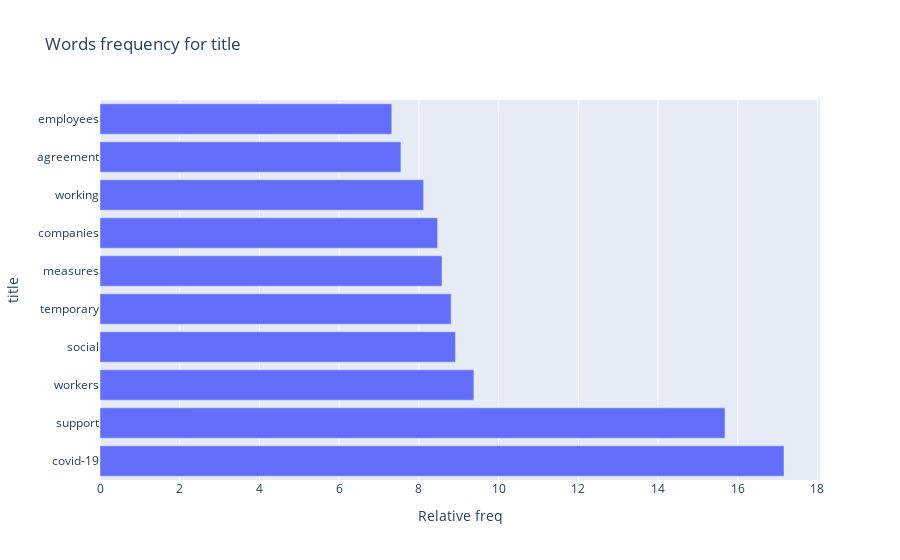
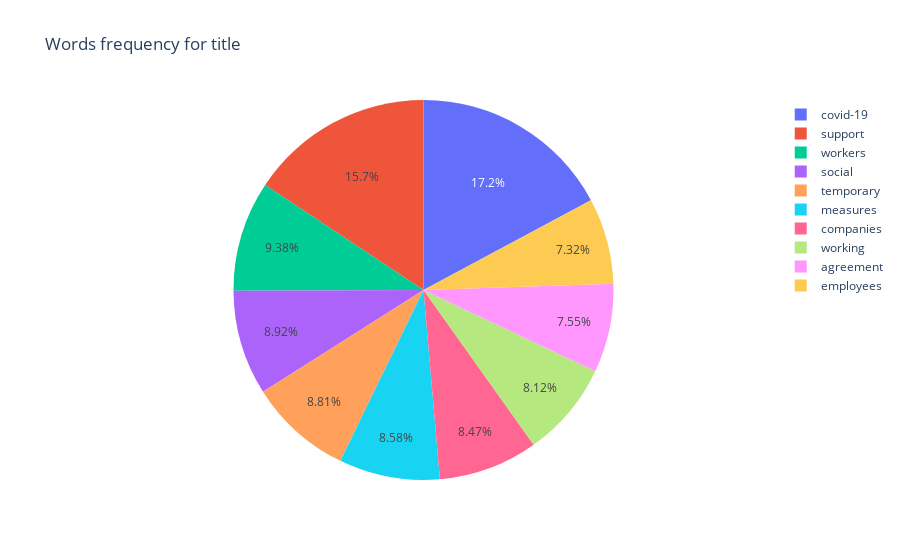
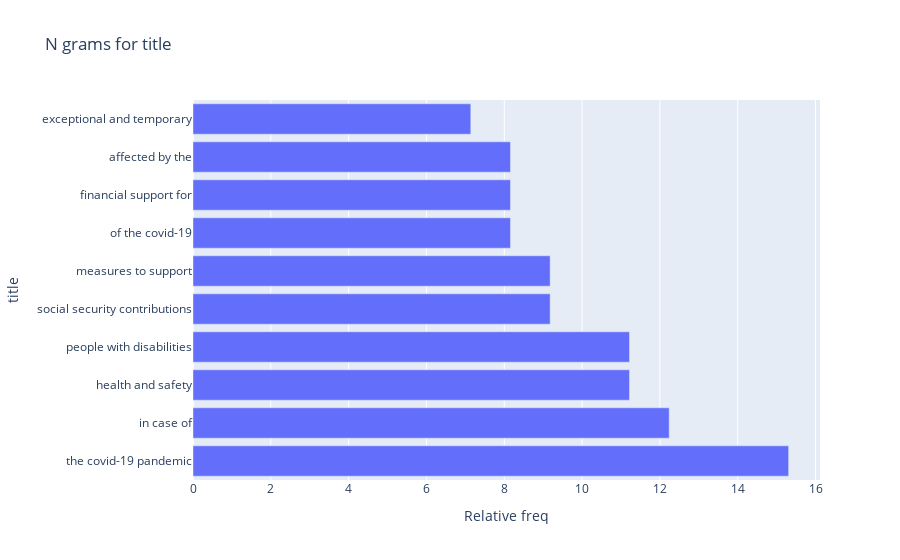
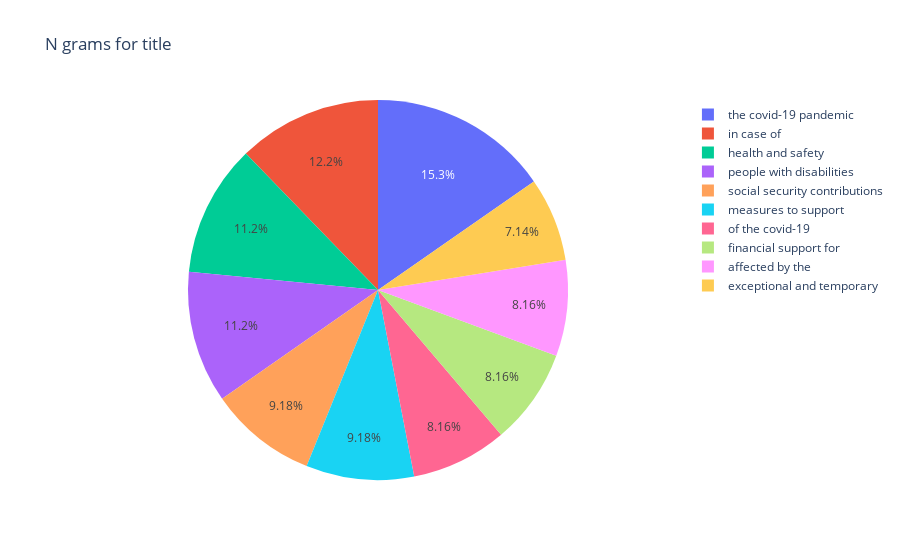

Notebook code for these charts, in order:
### Markdown cell above
## Execute combined textual EDA on specific columns from PWDB dataset

### Code cell
eda_textual(df[TEXTUAL_COLUMNS])

### Figure 1 — Plotly figure (JSON) as saved in the notebook; plotly's stock layout.template omitted (floating-point values rounded to 4 significant figures)
{"data": [{"alignmentgroup": "True", "hovertemplate": "Relative freq=%{x}<br>title=%{y}<extra></extra>", "legendgroup": "", "marker": {"color": "#636efa"}, "name": "", "offsetgroup": "", "orientation": "h", "showlegend": false, "textposition": "auto", "type": "bar", "x": [17.16, 15.68, 9.38, 8.92, 8.81, 8.58, 8.47, 8.12, 7.55, 7.32], "xaxis": "x", "y": ["covid-19", "support", "workers", "social", "temporary", "measures", "companies", "working", "agreement", "employees"], "yaxis": "y"}], "layout": {"barmode": "relative", "legend": {"tracegroupgap": 0}, "title": {"text": "Words frequency for title"}, "xaxis": {"anchor": "y", "domain": [0.0, 1.0], "title": {"text": "Relative freq"}}, "yaxis": {"anchor": "x", "domain": [0.0, 1.0], "title": {"text": "title"}}}}

### Figure 2 — Plotly figure (JSON) as saved in the notebook; plotly's stock layout.template omitted (floating-point values rounded to 4 significant figures)
{"data": [{"domain": {"x": [0.0, 1.0], "y": [0.0, 1.0]}, "hovertemplate": "title=%{label}<br>Relative freq=%{value}<extra></extra>", "labels": ["covid-19", "support", "workers", "social", "temporary", "measures", "companies", "working", "agreement", "employees"], "legendgroup": "", "name": "", "showlegend": true, "type": "pie", "values": [17.16, 15.68, 9.38, 8.92, 8.81, 8.58, 8.47, 8.12, 7.55, 7.32]}], "layout": {"legend": {"tracegroupgap": 0}, "title": {"text": "Words frequency for title"}}}

### Figure 3 — Plotly figure (JSON) as saved in the notebook; plotly's stock layout.template omitted (floating-point values rounded to 4 significant figures)
{"data": [{"alignmentgroup": "True", "hovertemplate": "Relative freq=%{x}<br>title=%{y}<extra></extra>", "legendgroup": "", "marker": {"color": "#636efa"}, "name": "", "offsetgroup": "", "orientation": "h", "showlegend": false, "textposition": "auto", "type": "bar", "x": [15.31, 12.24, 11.22, 11.22, 9.18, 9.18, 8.16, 8.16, 8.16, 7.14], "xaxis": "x", "y": ["the covid-19 pandemic", "in case of", "health and safety", "people with disabilities", "social security contributions", "measures to support", "of the covid-19", "financial support for", "affected by the", "exceptional and temporary"], "yaxis": "y"}], "layout": {"barmode": "relative", "legend": {"tracegroupgap": 0}, "title": {"text": "N grams for title"}, "xaxis": {"anchor": "y", "domain": [0.0, 1.0], "title": {"text": "Relative freq"}}, "yaxis": {"anchor": "x", "domain": [0.0, 1.0], "title": {"text": "title"}}}}

### Figure 4 — Plotly figure (JSON) as saved in the notebook; plotly's stock layout.template omitted (floating-point values rounded to 4 significant figures)
{"data": [{"domain": {"x": [0.0, 1.0], "y": [0.0, 1.0]}, "hovertemplate": "title=%{label}<br>Relative freq=%{value}<extra></extra>", "labels": ["the covid-19 pandemic", "in case of", "health and safety", "people with disabilities", "social security contributions", "measures to support", "of the covid-19", "financial support for", "affected by the", "exceptional and temporary"], "legendgroup": "", "name": "", "showlegend": true, "type": "pie", "values": [15.31, 12.24, 11.22, 11.22, 9.18, 9.18, 8.16, 8.16, 8.16, 7.14]}], "layout": {"legend": {"tracegroupgap": 0}, "title": {"text": "N grams for title"}}}
